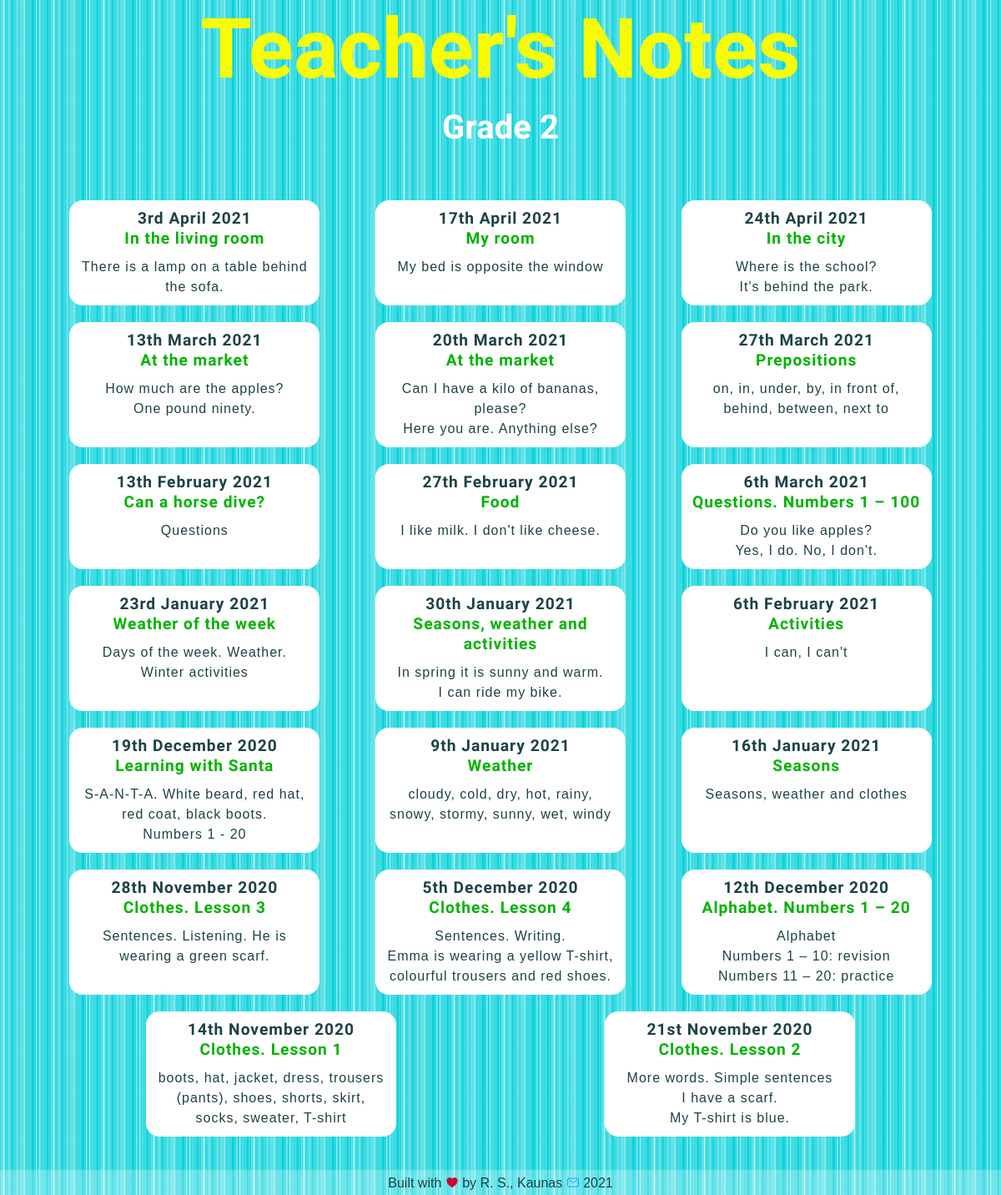
/blog/grade2/, run on an earlier commit of the app's database.
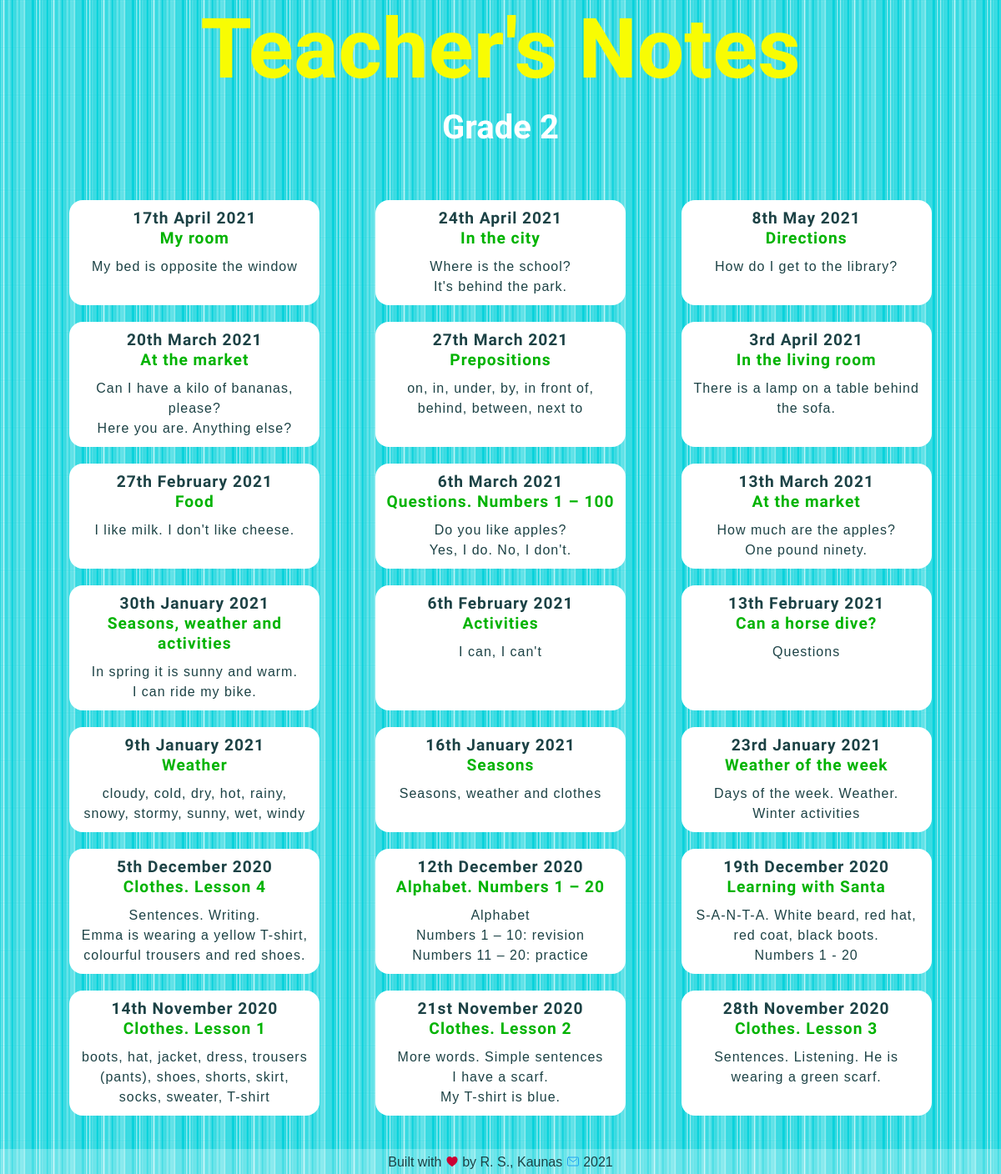
And on a later commit of the database.
### blog/models.py (models this page shows, shortened)
class Grade2blogpost(models.Model):
    grade = models.CharField(max_length=10, default='Grade 2')
    date = models.DateField()
    title = models.TextField(max_length=200)
    intro = models.TextField(max_length=400, default='intro')
    description = models.TextField()
    image = models.ImageField(upload_to='blog/images/', default='blog/images/soon.png')
    file = models.FileField(upload_to='blog/downloads/', blank='True')
    credits = models.TextField(blank='True')

### blog/views.py (the view)
# urls.py: path('grade2/', views.view_all_grade2, name='url_all_grade2'),
def view_all_grade2(request):
    blogposts = Grade2blogpost.objects.order_by('-date')
    return render(request, 'blog/onegrade_2.html', {'blogposts': blogposts})

### blog/templates/blog/onegrade_2.html (shortened to what this page needs)
<!DOCTYPE html>
{% load static %}
<html lang="en">
<head>
    <link href="{% static 'blog/all_posts.css' %}" type="text/css" rel="stylesheet"/>
    <link href="{% static 'blog/queries.css' %}" type="text/css" rel="stylesheet"/>
</head>
<body>
<div id="page-container">
    <div id="content-wrap">
        <header>
            <h1>Teacher's Notes</h1>
            <h2>Grade 2</h2>
        </header>
        <section>
            <h3></h3>
            <div class="flex-container">
                {% for blogpost in blogposts %}
                    <a class="button" href="{% url 'blog:url_one_grade2' blogpost.id %}">
                        <h4>{{ blogpost.date|date:'jS F Y' }}</h4>
                        <h5>{{ blogpost.title|safe|truncatewords:20 }}</h5>
                        <p>{{ blogpost.intro|safe|truncatewords:20 }}</p></a>
                {% endfor %}
            </div>
        </section>
    </div>
    {% include 'blog/footer.html' %}
</div>
</body>
</html>

What changed in the data, as far as the page shows it:
added Grade2blogpost: date "8th May 2021", title "Directions", intro "How do I get to the library?"
